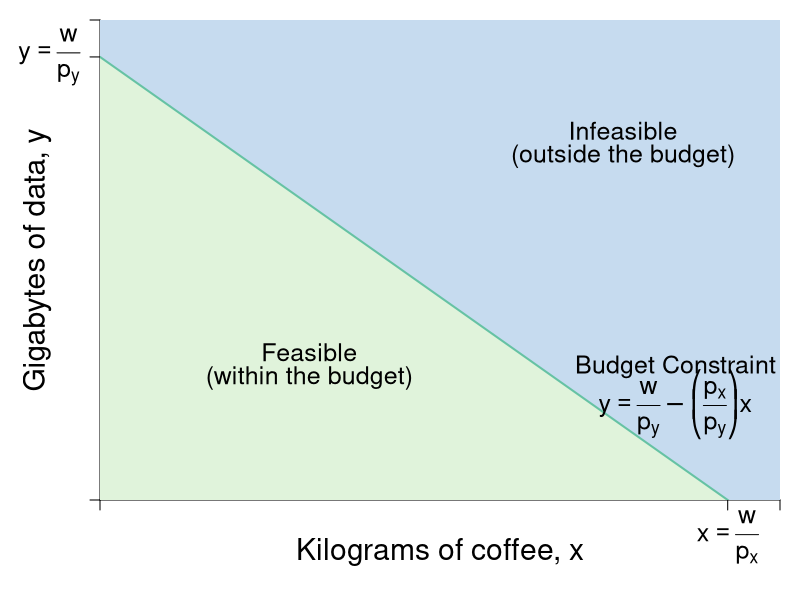

Generate this figure with R:
require(shape)
pdf(file = "indmarketdemand/budget_basic.pdf", width = 9, height = 7)

#Set parameters for graphics
pointsize <- 1.8
axislabelsize <- 1.8
labelsize <- 1.5
namesize <- 1.8
annotatesize <- 1.5
graphlinewidth <- 2
segmentlinewidth <- 1.5


COL <- c("#7fc97f", "#beaed4", "#fdc086", "#ffff99", "#386cb0", "#f0027f", "#bf5b17", "#666666")
COLA <- c("#e0f3db", "#99d8c9","#66c2a4","#41ae76", "#238b45", "#005824")
COLB <- c("#c6dbef", "#4eb3d3", "#2b8cbe", "#0868ac","#084081")

#Edited the margins to cater for the larger LHS labels
par(mar =  c(5, 5, 1, 1))

mrsA <- function(x, rmax = 10, xmax = 20) {
  rmax - (rmax/xmax)*x
}


uA <- function(x, y, rmax = 2, xmax = 12) {
  y + rmax*x - (1/2)*(rmax/xmax)*x^2
}

indiffA1 <- function(x, uA = 10, rmax = 2.5, xmax = 10) {
  uA - rmax*x + (1/2)*(rmax/xmax)*(x^2)
}


bcA <- function(x, w = 20, p = 2) {
  w - p*x
}


xlims <- c(0, 13)
ylims <- c(0, 13)

npts <- 501 
x <- seq(xlims[1], xlims[2], length.out = npts)
y <- seq(ylims[1], ylims[2], length.out = npts) 
a <- c(13, 15, 17)

plot(0, 0, xlim = xlims, ylim = ylims, type = "n",
     xlab = expression(paste("")),
     ylab = expression(paste("")), 
     xaxt = "n", 
     yaxt = "n", 
     cex.lab = axislabelsize, 
     bty = "n",
     xaxs="i", 
     yaxs="i")

# ticksy <- seq(from = 0, to = ylims[2], by = 2)
# ylabels <- seq(from = 0, to = ylims[2], by = 2)
# ticksx <- seq(from = 0, to = xlims[2], by = 2)
# xlabels <- seq(from = 0, to = xlims[2], by = 2)
ticksy <- c(0, 12, ylims[2])
ylabels <- c(NA, expression(paste(y == frac(w, p[y]) )), NA)
ticksx <- c(0, 12, xlims[2])
xlabels <- c(NA, NA, NA)

axis(1, at = ticksx, pos = 0, labels = xlabels, cex.axis = labelsize)
axis(2, at = ticksy, pos = 0, labels = ylabels, las = 1, cex.axis = labelsize)

text(12, -1, expression(paste(x == frac(w, p[x]) )), cex = labelsize, xpd = TRUE)




npts <- 500 
xx1 <- seq(xlims[1], xlims[2], length.out = npts)

xpoly1 <- c(0, 0, 12, 0)
ypoly1 <- c(0, 12, 0, 0)
polygon(x = xpoly1, y = ypoly1, col = COLA[1], density=NULL, border = NA)
xpoly2 <- c(0, 0, 13, 13, 12, 0)
ypoly2 <- c(12, 13, 13, 0, 0, 12)
polygon(x = xpoly2, y = ypoly2, col = COLB[1], density=NULL, border = NA)

lines(xx1, bcA(xx1, w = 12, p = 1), col = COLA[3], lwd = graphlinewidth)

mtext(expression(paste("Kilograms of coffee, ", x)), side=1, line = 2.5, cex = axislabelsize)
text(-1.2, 0.5*ylims[2], expression(paste("Gigabytes of data, ", y)), xpd = TRUE, cex = axislabelsize, srt = 90) 

text(4, 4, expression("Feasible"), cex = annotatesize)
text(4, 3.3, expression("(within the budget)"), cex = annotatesize)
text(10, 10, expression("Infeasible"), cex = annotatesize)
text(10, 9.3, expression("(outside the budget)"), cex = annotatesize)
#text(7.3, 2.5, expression("Curve"))
#Arrows(7.3, 3.5, 7.3, 6.1, col = "black", lty = 1, lwd = 2, arr.type = "triangle", arr.lwd = 0.5)

#Label the iso-welfare functions for the HG, Aisha
#text(4, 1.5, expression(bc[px]))
#text(7.5, 1.5, expression(bc[px]))
text(11, 3.6, expression("Budget Constraint"), cex = annotatesize)
text(11, 2.6, expression(paste(y == frac(w,p[y]) - bgroup("(",frac(p[x], p[y]),")")*x)), cex = annotatesize)

dev.off()
